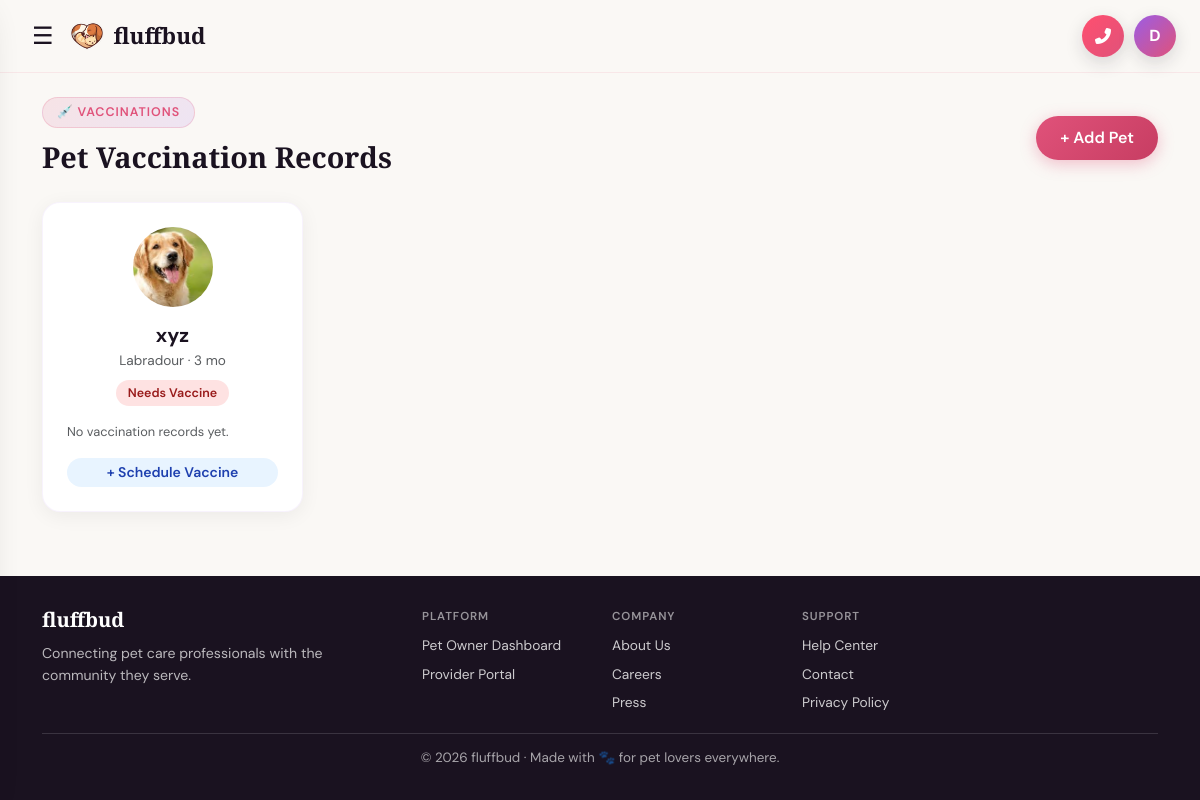
Page /pets/ (signed in) on the committed database.
### myapp/models.py (models this page shows, shortened)
class CustomUser(AbstractUser):
    ROLE_CHOICES = [
        ('owner', 'Pet Owner'),
        ('vet', 'Veterinarian'),
        ('shelter', 'Animal Shelter'),
        ('store', 'Pet Store Owner'),
        ('provider', 'Service Provider'),
    ]
    role = models.CharField(max_length=20, choices=ROLE_CHOICES, default='owner')
    phone = models.CharField(max_length=15, blank=True)
    city = models.CharField(max_length=100, blank=True)
    profile_photo = models.ImageField(upload_to='profiles/', blank=True, null=True)
    bio = models.TextField(blank=True)
    PROFILE_VISIBILITY_CHOICES = [
        ('public', 'Public'),
        ('private', 'Private'),
    ]
    profile_visibility = models.CharField(max_length=10, choices=PROFILE_VISIBILITY_CHOICES, default='private')
    two_factor_enabled = models.BooleanField(default=False)
    def is_service_provider(self):
        return self.role in ['vet', 'shelter', 'store', 'provider']

class Pet(models.Model):
    GENDER_CHOICES = [('male', 'Male'), ('female', 'Female')]
    STATUS_CHOICES = [('healthy', 'Healthy'), ('needs_vaccine', 'Needs Vaccine'), ('sick', 'Sick'), ('under_treatment', 'Under Treatment')]
    owner = models.ForeignKey(CustomUser, on_delete=models.CASCADE, related_name='pets')
    name = models.CharField(max_length=100)
    species = models.CharField(max_length=50)
    breed = models.CharField(max_length=100, blank=True)
    age = models.PositiveIntegerField(help_text="Age in months")
    gender = models.CharField(max_length=10, choices=GENDER_CHOICES)
    weight = models.DecimalField(max_digits=5, decimal_places=2, null=True, blank=True)
    photo = models.ImageField(upload_to='pets/', blank=True, null=True)
    color = models.CharField(max_length=50, blank=True)
    microchip_id = models.CharField(max_length=100, blank=True)
    status = models.CharField(max_length=20, choices=STATUS_CHOICES, default='healthy')
    notes = models.TextField(blank=True)
    created_at = models.DateTimeField(auto_now_add=True)
    def __str__(self):
        return f"{self.name} ({self.species})"
    def age_display(self):
        if self.age < 12:
            return f"{self.age} mo"
        return f"{self.age // 12} yr{'s' if self.age // 12 > 1 else ''}"

### myapp/views.py (the view, shortened to what this page needs)
# urls.py: path('pets/', views.pet_list, name='pet_list'),
@login_required
def pet_list(request):
    pets = Pet.objects.filter(owner=request.user).prefetch_related('vaccination_records')
    today = timezone.now().date()
    due_soon_limit = today + timedelta(days=7)
    for pet in pets:
        records = list(pet.vaccination_records.all().order_by('-administered_date', '-created_at'))
        has_due_soon = False
        pet.vaccination_records_list = records[:6]
        pet.has_due_soon = has_due_soon
    context = {
        'pets': pets,
        'vaccination_form': VaccinationAppointmentForm(user=request.user),
    }
    return render(request, 'pets/pet_list.html', context)

### myapp/models.py (called while the page is built)
    def __str__(self):
        return self.clinic_name

### templates/pets/pet_list.html (shortened to what this page needs)
{% extends 'base.html' %}
{% block content %}
<div class="container py-4">
  <div class="d-flex align-items-center justify-content-between mb-4">
    <div><div class="section-tag">💉 Vaccinations</div><h2 class="page-header">Pet Vaccination Records</h2></div>
    <a href="{% url 'add_pet' %}" class="btn btn-pill btn-rose">+ Add Pet</a>
  </div>
  <div class="row g-4">
    {% for pet in pets %}
    <div class="col-md-4 col-lg-3">
        <div class="card-soft p-4 h-100">
          <a href="{% url 'pet_detail' pet.pk %}" class="text-decoration-none">
          <div class="text-center mb-3">
            {% if pet.photo %}<img src="{{ pet.photo.url }}" class="rounded-circle" style="width:80px;height:80px;object-fit:cover;"/>
            {% endif %}
          </div>
          <h5 class="text-center fw-bold mb-1" style="color:#1A1220;">{{ pet.name }}</h5>
          <p class="text-center text-muted mb-2" style="font-size:.85rem;">{{ pet.breed|default:pet.species }} · {{ pet.age_display }}</p>
          <div class="text-center"><span class="status-badge badge-{{ pet.status }}">{{ pet.get_status_display }}</span></div>
          </a>
          <div class="mt-3">
            {% for record in pet.vaccination_records_list %}
            <div class="d-flex align-items-start p-2 rounded-3 mb-1" style="background:#FAF8F5;">
              <div class="flex-grow-1" style="min-width:0;">
                <div style="font-size:.82rem;font-weight:600;color:#1A1220;white-space:nowrap;overflow:hidden;text-overflow:ellipsis;">{{ record.vaccine_name }}</div>
                <div style="font-size:.74rem;color:#7A6E78;">{{ record.administered_date|date:"M d, Y" }} · {{ record.vet_clinic.clinic_name|default:"Clinic" }}</div>
                <div style="font-size:.74rem;color:#7A6E78;">Next: {{ record.next_due_date|date:"M d, Y" }}</div>
              </div>
              {% if record.status == 'completed' %}
              <span class="status-badge" style="background:#d1fae5;color:#065f46;font-size:.68rem;">✔ Completed</span>
              {% elif record.status == 'due_soon' %}
              <span class="status-badge" style="background:#fef3c7;color:#92400e;font-size:.68rem;">⚠ Due Soon</span>
              {% else %}
              <span class="status-badge" style="background:#dbeafe;color:#1e40af;font-size:.68rem;">📅 Scheduled</span>
              {% endif %}
            </div>
            {% empty %}
            <div class="text-muted" style="font-size:.8rem;">No vaccination records yet.</div>
            {% endfor %}
          </div>
          <button type="button" class="btn btn-sm rounded-pill w-100 mt-3" style="background:#E8F4FF;color:#1e40af;border:none;font-weight:600;" data-bs-toggle="modal" data-bs-target="#scheduleVaccineModal" data-pet-id="{{ pet.id }}" data-pet-name="{{ pet.name }}">+ Schedule Vaccine</button>
        </div>
    </div>
    {% empty %}
    <div class="col-12 text-center py-5"><div style="font-size:64px;">🐾</div><h4>No pets yet!</h4><p class="text-muted">Add your first furry friend.</p><a href="{% url 'add_pet' %}" class="btn btn-pill btn-rose mt-2">+ Add Pet</a></div>
    {% endfor %}
  </div>
</div>
{% endblock %}

### templates/base.html (shortened to what this page needs)
<!DOCTYPE html>
<html lang="en">
<head>
<link href="https://cdn.jsdelivr.net/npm/bootstrap@5.3.0/dist/css/bootstrap.min.css" rel="stylesheet"/>
<link href="https://cdnjs.cloudflare.com/ajax/libs/font-awesome/6.4.0/css/all.min.css" rel="stylesheet"/>
{% load static %}
</head>
<body class="d-flex flex-column">
{% if user.is_authenticated %}
<nav class="navbar navbar-expand-lg sticky-top">
  <div class="container-fluid px-4">
    <div class="d-flex align-items-center gap-2">
      <button type="button" class="hamburger-btn" id="navHamburgerBtn" aria-label="Open menu">☰</button>
      <a class="navbar-brand" href="{% url 'home' %}">
        <div class="brand-icon"><img src="{% static '{css,js,images}/logo.png' %}" alt="fluffbud" style="width:100%;height:100%;object-fit:contain;border-radius:inherit;"></div> fluffbud
      </a>
    </div>
    <div class="navbar-actions ms-auto">
      <a href="#" class="nav-action-circle sos-btn" data-bs-toggle="modal" data-bs-target="#emergencySOSModal" aria-label="Open emergency SOS">
        <i class="fas fa-phone-alt" aria-hidden="true"></i>
      </a>
      <div class="dropdown">
          <button class="nav-action-circle avatar-profile-btn dropdown-toggle" data-bs-toggle="dropdown" aria-label="Open profile menu">
            {{ user.first_name|default:user.username|make_list|first|upper }}
          </button>
      </div>
    </div>
  </div>
</nav>
{% endif %}
<main class="flex-grow-1">
  {% block content %}{% endblock %}
</main>
{% if user.is_authenticated and user.is_service_provider %}
<footer class="site-footer">
  <div class="container" style="text-align:left;max-width:1140px;">
    <div class="row g-4" style="padding-bottom:20px;">
      <div class="col-12 col-md-4">
        <h5 style="font-family:'Playfair Display',serif;font-weight:700;color:#fff;margin-bottom:10px;">fluffbud</h5>
        <p style="margin:0;color:rgba(255,255,255,0.7);font-size:.88rem;line-height:1.6;max-width:320px;">Connecting pet care professionals with the community they serve.</p>
      </div>
      <div class="col-6 col-md-2">
        <div style="font-size:.72rem;letter-spacing:.08em;text-transform:uppercase;color:rgba(255,255,255,0.55);font-weight:600;margin-bottom:10px;">Platform</div>
        <div style="display:flex;flex-direction:column;gap:8px;">
          <a href="{% url 'dashboard' %}" style="color:rgba(255,255,255,0.78);text-decoration:none;font-size:.86rem;">Pet Owner Dashboard</a>
          <a href="{% url 'provider_portal' %}" style="color:rgba(255,255,255,0.78);text-decoration:none;font-size:.86rem;">Provider Portal</a>
        </div>
      </div>
      <div class="col-6 col-md-2">
        <div style="font-size:.72rem;letter-spacing:.08em;text-transform:uppercase;color:rgba(255,255,255,0.55);font-weight:600;margin-bottom:10px;">Company</div>
        <div style="display:flex;flex-direction:column;gap:8px;">
          <a href="{% url 'about' %}" style="color:rgba(255,255,255,0.78);text-decoration:none;font-size:.86rem;">About Us</a>
          <a href="#" style="color:rgba(255,255,255,0.78);text-decoration:none;font-size:.86rem;">Careers</a>
          <a href="#" style="color:rgba(255,255,255,0.78);text-decoration:none;font-size:.86rem;">Press</a>
        </div>
      </div>
      <div class="col-6 col-md-2">
        <div style="font-size:.72rem;letter-spacing:.08em;text-transform:uppercase;color:rgba(255,255,255,0.55);font-weight:600;margin-bottom:10px;">Support</div>
        <div style="display:flex;flex-direction:column;gap:8px;">
          <a href="#" style="color:rgba(255,255,255,0.78);text-decoration:none;font-size:.86rem;">Help Center</a>
          <a href="#" style="color:rgba(255,255,255,0.78);text-decoration:none;font-size:.86rem;">Contact</a>
          <a href="#" style="color:rgba(255,255,255,0.78);text-decoration:none;font-size:.86rem;">Privacy Policy</a>
        </div>
      </div>
    </div>
    <div style="border-top:1px solid rgba(255,255,255,0.14);padding-top:14px;color:rgba(255,255,255,0.62);font-size:.84rem;text-align:center;">
      © 2026 fluffbud · Made with 🐾 for pet lovers everywhere.
    </div>
  </div>
</footer>
{% endif %}
</body>
</html>

### templates/base.html (style rules this page uses)
:root { --rose: #E0527A; --rose-dark: #C73D62; --violet: #9B5DE5; --lavender: #C77DFF; --cream: #FAF8F5; --cream-dark: #F2EDE8; --ink: #1A1220; --muted: #7A6E78; --mint: #B8EDE4; --peach: #FFD6C2; --sky: #C2DEFF; --card-radius: 18px; --transition: all 0.25s ease; }
*,*::before,*::after { box-sizing:border-box; }
body { font-family:'DM Sans',sans-serif;background:var(--cream);color:var(--ink);min-height:100vh; }
.navbar { background:rgba(250,248,245,0.92)!important;backdrop-filter:blur(16px);border-bottom:1px solid rgba(224,82,122,0.1);padding:14px 0; }
.navbar-brand { font-family:'Playfair Display',serif;font-weight:900;font-size:1.4rem;color:var(--ink)!important;display:flex;align-items:center;gap:10px; }
.brand-icon { width:34px;height:34px;background:transparent;border-radius:10px;display:flex;align-items:center;justify-content:center;color:#fff;font-size:16px;box-shadow:none; }
.btn-pill { border-radius:999px;font-weight:600;padding:10px 24px;font-family:'DM Sans',sans-serif;transition:var(--transition);border:none; }
.btn-rose { background:linear-gradient(135deg,var(--rose),var(--rose-dark));color:#fff;box-shadow:0 4px 16px rgba(224,82,122,0.35); }
.card-soft { background:#fff;border-radius:var(--card-radius);border:1px solid rgba(155,93,229,0.07);box-shadow:0 4px 20px rgba(0,0,0,0.06);transition:var(--transition); }
.badge-needs_vaccine { background:#fee2e2;color:#991b1b; }
.status-badge { display:inline-block;padding:4px 12px;border-radius:999px;font-size:0.78rem;font-weight:600; }
.navbar-actions { display:flex;align-items:center;gap:10px; }
.nav-action-circle { width:42px;height:42px;border-radius:50%;display:inline-flex;align-items:center;justify-content:center;border:none;text-decoration:none;box-shadow:0 6px 18px rgba(26,18,32,0.15);transition:var(--transition); }
.avatar-profile-btn { background:linear-gradient(135deg,var(--violet),var(--rose));color:#fff;font-weight:700;font-size:1rem;line-height:1; }
.avatar-profile-btn.dropdown-toggle::after { display:none; }
.sos-btn { position:relative;background:linear-gradient(135deg,#ff4f6f,#E0527A);color:#fff;font-size:1rem;animation:sosPulse 1.8s infinite; }
.hamburger-btn { background:transparent;border:none;color:var(--ink);font-size:1.5rem;line-height:1;padding:4px 8px;border-radius:10px;transition:var(--transition); }
.page-header { font-family:'Playfair Display',serif;font-weight:700;font-size:1.8rem;margin-bottom:4px; }
.section-tag { display:inline-block;background:linear-gradient(135deg,rgba(224,82,122,0.12),rgba(155,93,229,0.12));border:1px solid rgba(224,82,122,0.2);color:var(--rose);font-size:0.78rem;font-weight:600;letter-spacing:0.08em;text-transform:uppercase;padding:5px 14px;border-radius:999px;margin-bottom:12px; }
footer.site-footer { background:var(--ink);color:rgba(255,255,255,0.6);padding:32px 0;text-align:center;font-size:0.88rem;margin-top:auto; }
img,svg,video,canvas { max-width:100%;height:auto; }

### rows in the picture
CustomUser: first_name|make_list "D"
Pet: photo (picture), name "xyz", breed "Labradour", age_display "3 mo", status "Needs Vaccine"
